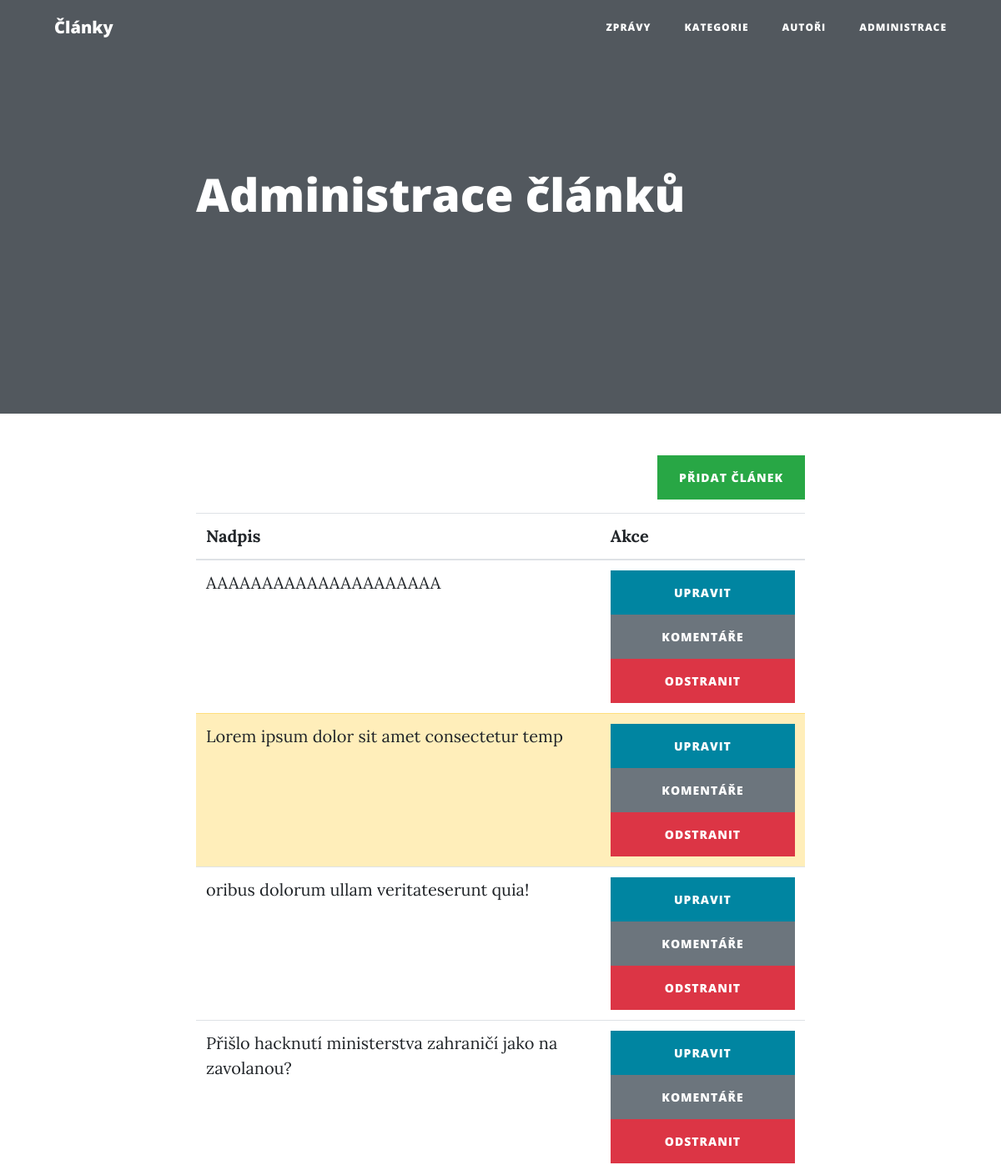
Before: /article_administration.php (upper part) with the older database file.
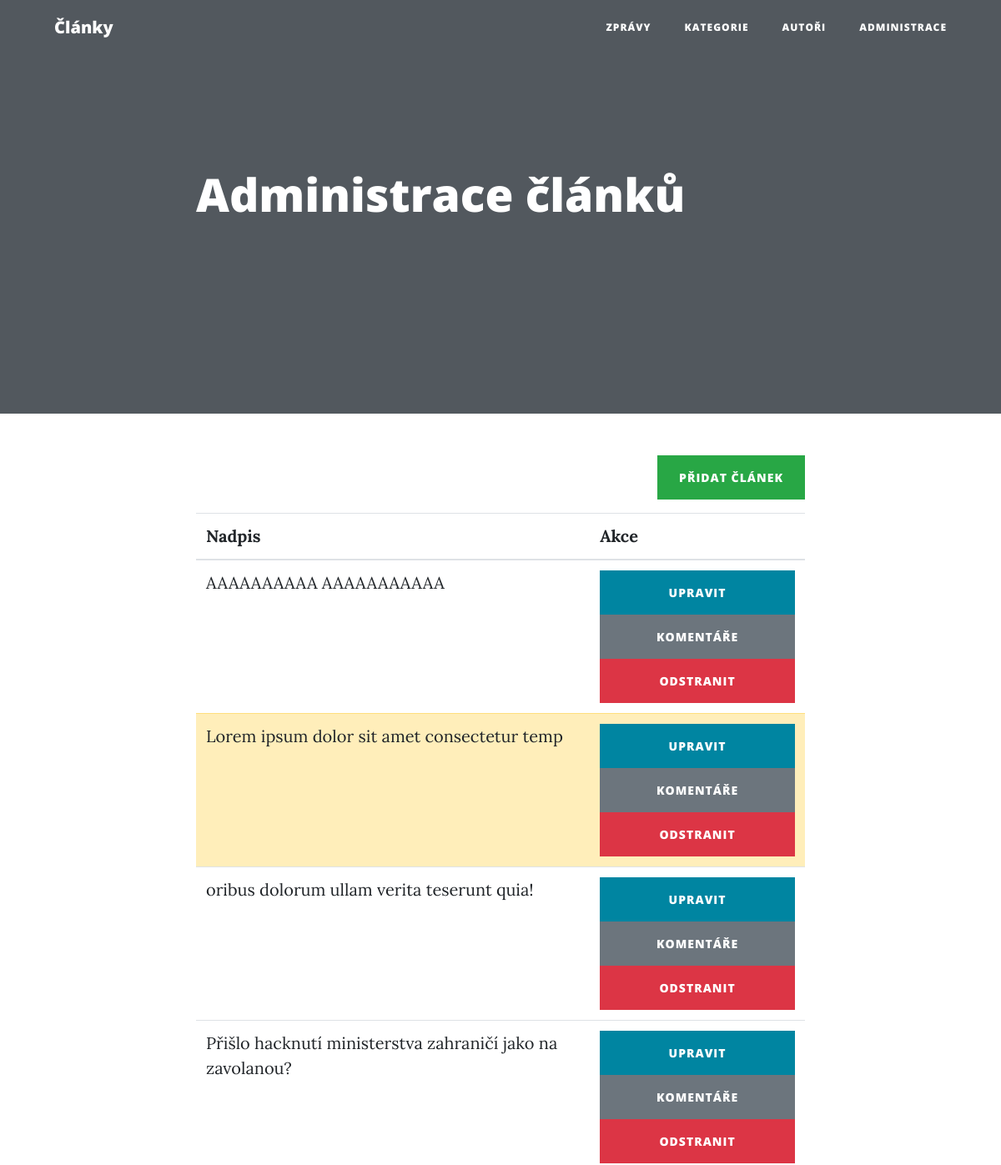
After: the same page with the newer database file.
### tables this page shows
CREATE TABLE `article` (
  `id` int(10) UNSIGNED NOT NULL,
  `user_id` int(10) UNSIGNED DEFAULT NULL,
  `title` varchar(150) NOT NULL,
  `perex` text NOT NULL,
  `text` text NOT NULL,
  `created_at` datetime NOT NULL DEFAULT current_timestamp(),
  `published` tinyint(1) NOT NULL DEFAULT 0
);

### php/Application.php (called while the page is built, shortened)
<?php
class Application
{
    public static function loadModel($className)
    {
        $filename = "./php/model/" . $className . ".php";
    }
}

### php/model/Database.php (called while the page is built, shortened)
<?php
class Database
{
    private $conn;
    public function __construct()
    {
        $this->conn = new PDO(sprintf("mysql:host=%s;dbname=%s", self::HOST, self::DBNAME), self::USER, self::PASS, [
            PDO::ATTR_ERRMODE => PDO::ERRMODE_EXCEPTION
        ]);
        $this->conn->query("set names utf8");
    }
    public function select($sql, $params = [])
    {
        $stmt = $this->execute($sql, $params);
        return $stmt->fetchAll();
    }
    private function execute($sql, $params = [])
    {
        $stmt = $this->conn->prepare($sql);
        $stmt->execute($params);
        return $stmt;
    }
}

### php/model/BaseRepository.php (called while the page is built, shortened)
<?php
abstract class BaseRepository
{
    public function __construct(Database $db)
    {
        $this->db = $db;
    }
}

### php/model/ArticleRepository.php (called while the page is built, shortened)
<?php
class ArticleRepository extends BaseRepository
{
    public function getArticlesAlphabetically()
    {
        $sql = "
            select
                article.*,
                user.name as user_name
            from article
                left join user on article.user_id = user.id
            order by title
        ";
        $articles = $this->db->select($sql);
        return $this->addCategories($articles);
    }
    private function addCategories($articles)
    {
        $cr = new CategoryRepository($this->db);
        foreach ($articles as $key => $article) {
            $articles[$key]["categories"] = $cr->getCategoriesArticle($article["id"]);
        }
        return $articles;
    }
}

### php/model/CategoryRepository.php (called while the page is built, shortened)
<?php
class CategoryRepository extends BaseRepository
{
    public function getCategoriesArticle($article_id)
    {
        $sql = "
            select
                category.*
            from category
                inner join article_category on article_category.category_id = category.id
            where article_category.article_id = :article_id
        ";
        $params = [
            ":article_id" => $article_id
        ];
        $categories = $this->db->select($sql, $params);
        return $categories;
    }
}

### article_administration.php (the view, shortened to what this page needs)
<?php
require_once "./php/Application.php";
$db = new Database();
$ar = new ArticleRepository($db);
$articles = $ar->getArticlesAlphabetically();
include "./php/partials/document_start.php";
?>
<div class="text-right mb-3">
  <a class="btn btn-success" href="article_add.php">Přidat článek</a>
</div>
<table class="table table-hover">
  <thead>
    <tr>
      <th scope="col">Nadpis</th>
      <th scope="col">Akce</th>
    </tr>
  </thead>
  <tbody>
    <?php foreach ($articles as $article) : ?>
      <tr <?= $article["published"] == 1 ? "" : 'class="table-warning"' ?>>
        <td><?= $article["title"] ?></td>
        <td>
          <a class="btn btn-primary w-100 px-0" href="<?= "article_edit.php?id=" . $article["id"] ?>">Upravit</a>
          <a class="btn btn-secondary w-100 px-0" href="<?= "article_comments.php?id=" . $article["id"] ?>">Komentáře</a>
          <a class="btn btn-danger w-100 px-0" href="<?= "article_delete.php?id=" . $article["id"] ?>">Odstranit</a>
        </td>
      </tr>
    <?php endforeach; ?>
  </tbody>
</table>
<?php
include "./php/partials/document_end.php";

Changed rows visible on the page:
changed article: title "AAAAAAAAAAAAAAAAAAAAA" → "AAAAAAAAAA AAAAAAAAAAA"
changed article: title "oribus dolorum ullam veritateserunt quia!" → "oribus dolorum ullam verita teserunt quia!"
